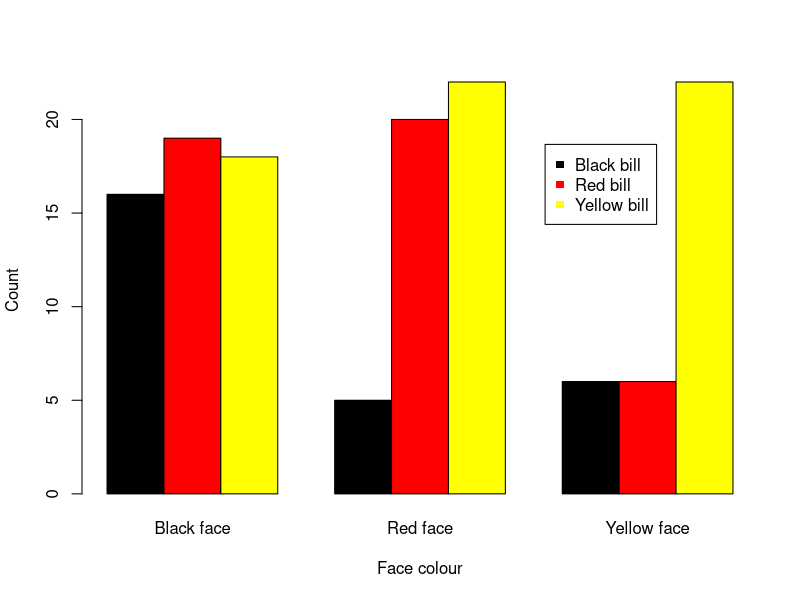

Write the R code that produced this figure.
## ---- chunk 1
Gfinch <- matrix(c(16, 19, 18, 5, 20, 22, 6, 6, 22), nrow = 3, dimnames = list(c("Black bill", "Red bill", "Yellow bill"), c("Black face", "Red face", "Yellow face")))
Gfinch
## ---- chunk 2
chisq.test(Gfinch)$exp
## ---- chunk 3
chisq.test(Gfinch, correct = F)
## ---- chunk 4
chisq.test(Gfinch)$residuals
## ---- chunk 5
barplot(Gfinch, beside = T, ylab = "Count", xlab = "Face colour", col = c("black", "red", "yellow"))
legend("topright", inset = 0.15, c("Black bill", "Red bill", "Yellow bill"), pch = 15, col = c("black", "red", "yellow"))
